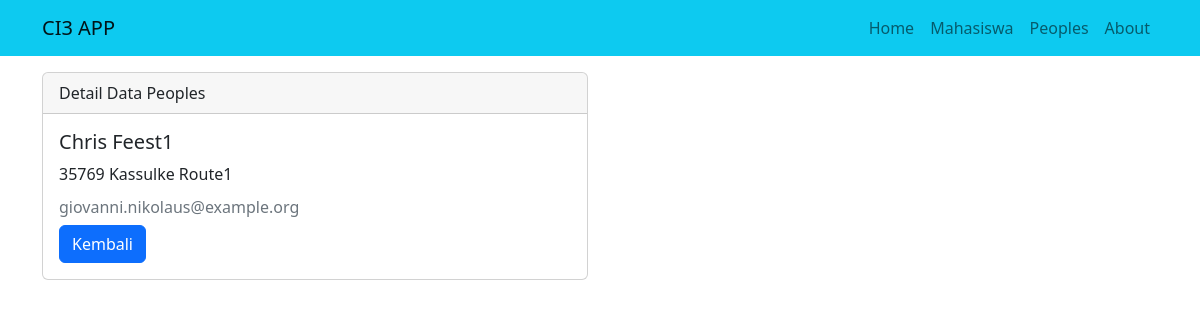
The app's page /peoples/detail/5 with its own data.
### tables this page shows
CREATE TABLE `peoples` (
  `id` int(9) UNSIGNED NOT NULL,
  `name` varchar(100) NOT NULL,
  `address` varchar(255) NOT NULL,
  `email` varchar(100) NOT NULL
);

### application/controllers/Peoples.php (called while the page is built, shortened)
<?php
class Peoples extends CI_Controller {
	public function __construct()
	{
		$this->load->model('Peoples_model');
		$this->load->library('form_validation');
	}
	public function detail($id)
	{
		$data['judul'] = 'Detail Data Peoples';
		$data['peoples'] = $this->Peoples_model->getPeoplesById($id);
		$this->load->view('templates/header', $data);
		$this->load->view('peoples/detail', $data);
		$this->load->view('templates/footer');
	}
}
?>

### index.php (called while the page is built, shortened)
<?php
require_once BASEPATH.'core/CodeIgniter.php';

### application/models/Peoples_model.php (called while the page is built, shortened)
<?php
class Peoples_model extends CI_Model
{
	public function getPeoplesById($id)
	{
		return $this->db->get_where('peoples', ['id' => $id])->row_array();
	}
}

### application/views/peoples/detail.php (the view)
<div class="container">
	<div class="row mt-3">
		<div class="col-md-6">
			<div class="card">
				<div class="card-header">
					Detail Data Peoples
				</div>
				<div class="card-body">
					<h5 class="card-title"><?= $peoples['name']; ?></h5>
					<p class="card-text"><?= $peoples['address']; ?></p>
					<h6 class="card-subtitle mb-2 text-muted"><?= $peoples['email']; ?></h6>
					<a href="<?= base_url(); ?>peoples" class="btn btn-primary">Kembali</a>
				</div>
			</div>
		</div>
	</div>
</div>

### records on screen
peoples: name "Chris Feest1", address "35769 Kassulke Route1", email "giovanni.nikolaus@example.org"
